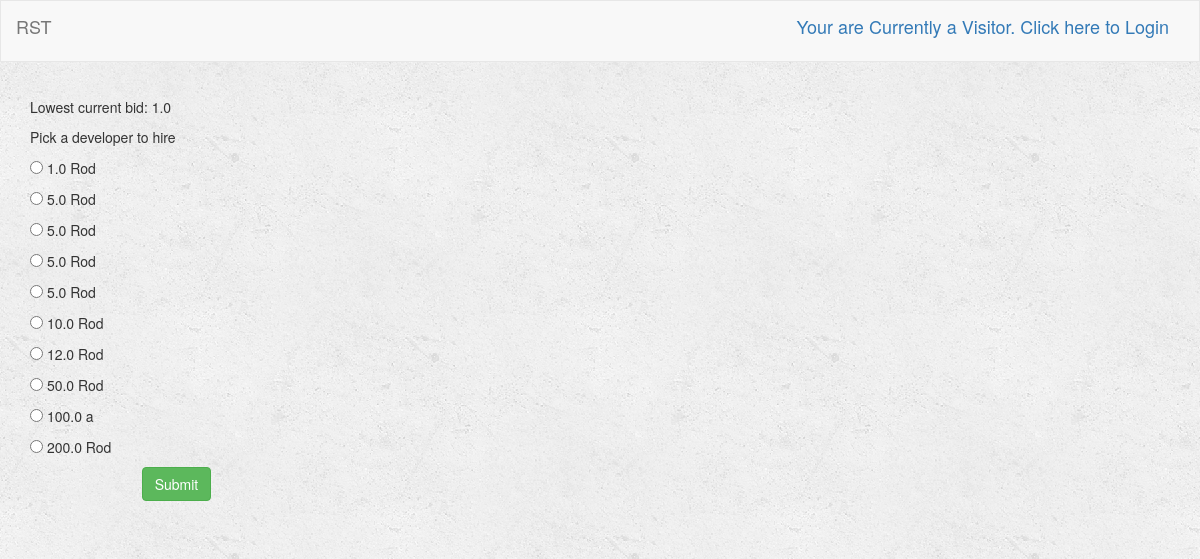
The app's page /turk/profile/2/job/2/bidder_list/, older data.
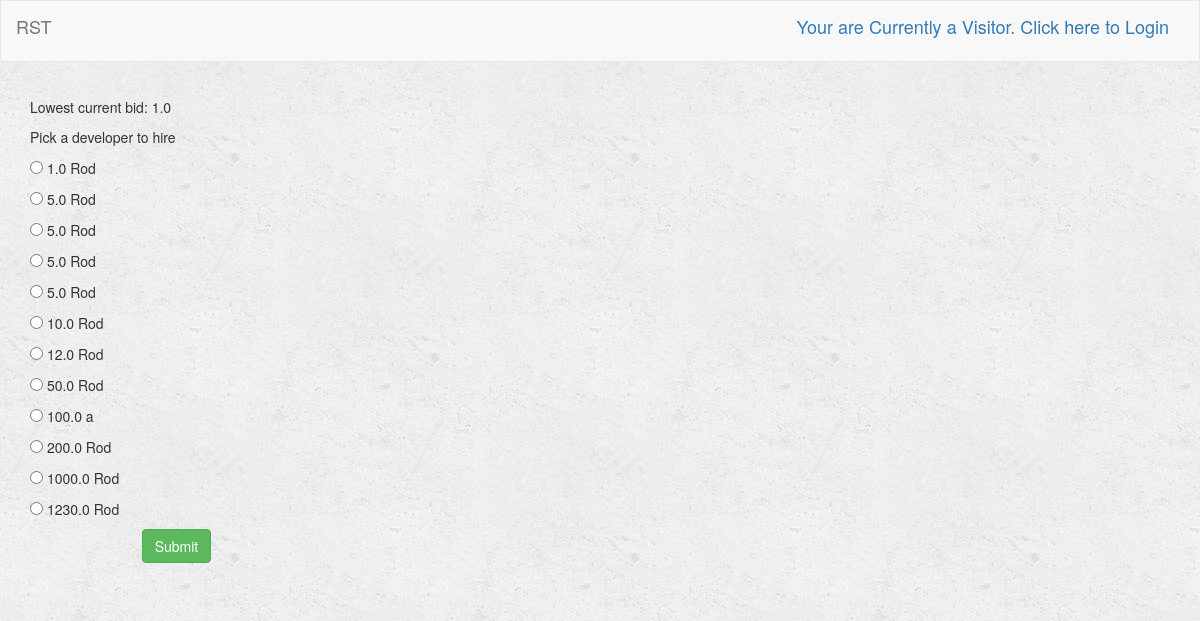
The same page, newer data.
### turk/models.py (models this page shows, shortened)
class Job(models.Model):
    user = models.ForeignKey(User, on_delete=models.CASCADE, default=1)
    job_title = models.CharField(max_length=250)
    job_description = models.TextField()
    job_price = models.FloatField(default=0)
    is_complete = models.BooleanField(default=False)
    is_open = models.BooleanField(default=True) # Job is still open for bid
    lowest_bid = models.FloatField(default=-1)
    bid_deadline = models.DateTimeField(default=datetime.now()+timedelta(7))

class Bidder(models.Model):
    job = models.ForeignKey(Job, on_delete=models.CASCADE)
    user = models.ForeignKey(User, on_delete=models.CASCADE, default=1)
    price = models.FloatField(default=0)

### turk/views.py (the view, shortened to what this page needs)
# urls.py: url(r'^profile/(?P<user_id>[0-9]+)/job/(?P<job_id>[0-9]+)/bidder_list/$', views.bidder_list, name='bidder_list'),
def bidder_list(request, user_id, job_id):
    user = get_object_or_404(User, pk=user_id)
    job = Job.objects.get(pk=job_id)
    bid_list = job.bidder_set.all().order_by('price')
    context = {
        'user': user,
        'job': job,
        'bid_list': bid_list,
    }
    return render(request, 'turk/bidder_list.html', context)

### turk/templates/turk/bidder_list.html (shortened to what this page needs)
{% extends 'turk/base.html' %}
{% block body %}
    <div class="container-fluid">
        <div class="row">
            <div class="col-sm-12 col-md-7">
                <div class="=panel panel-default">
                    <div class="panel-body">
                        <form class="form-horizontal" action="" method="post" enctype="multipart/form-data">
                            <p>Lowest current bid: {{job.lowest_bid}}</p>
                            <p>Pick a developer to hire</p>
                            {% for bidder in bid_list %}
                                <p><input type="radio" value= {{bidder.user.id}},{{bidder.price}} name="bidder"> {{bidder.price}} {{bidder.user.username}} </input></p>
                            {% endfor %}
                            <div class="form-group">
                                <div class="col-sm-offset-2 col-sm-10">
                                    <button type="submit" class="btn btn-success">Submit</button>
                                </div>
                            </div>
                        </form>
                    </div>
                </div>
            </div>
        </div>
    </div>
{% endblock %}

### turk/templates/turk/base.html (shortened to what this page needs)
<!DOCTYPE html>
<html lang="en">
<head>
    {% load staticfiles %}
    <link rel="stylesheet" href="https://maxcdn.bootstrapcdn.com/bootstrap/3.3.7/css/bootstrap.min.css">
    <link rel="stylesheet" type="text/css" href="{% static 'turk/style.css' %}" />
</head>
<body>
<nav class="navbar navbar-default">
    <div class="container-fluid">
        <div class = "navbar-header">
            <a class="navbar-brand" href ="{% url 'turk:index' %}">RST</a>
        </div>
        <div class="collapse navbar-collapse" id="topNavBar">
            {% if request.user.is_authenticated %}
                <ul class="nav navbar-nav navbar-right">
                    <li class="">
                        <a href="{% url 'turk:logout_user' %}">
                            <span class ="glyphicon glyphicon-off" aria-hidden="true"></span>&nbsp; Logout
                        </a>
                    </li>
                </ul>
            {% else %}
            <p class="navbar-brand navbar-right"><a href="{% url 'turk:login_user' %}"> Your are Currently a Visitor. Click here to Login</a></p>
            {% endif %}
        </div>
    </div>
</nav>
{% block body %}
{% endblock %}
</body>
</html>

### turk/static/turk/style.css (style rules this page uses)
body { background: white url("images/background.png"); }
.navbar { border-radius: 0; }

Row changes from the older to the newer data that the page shows:
added Bidder: price "1000.0", user.username "Rod"
added Bidder: price "1230.0", user.username "Rod"
